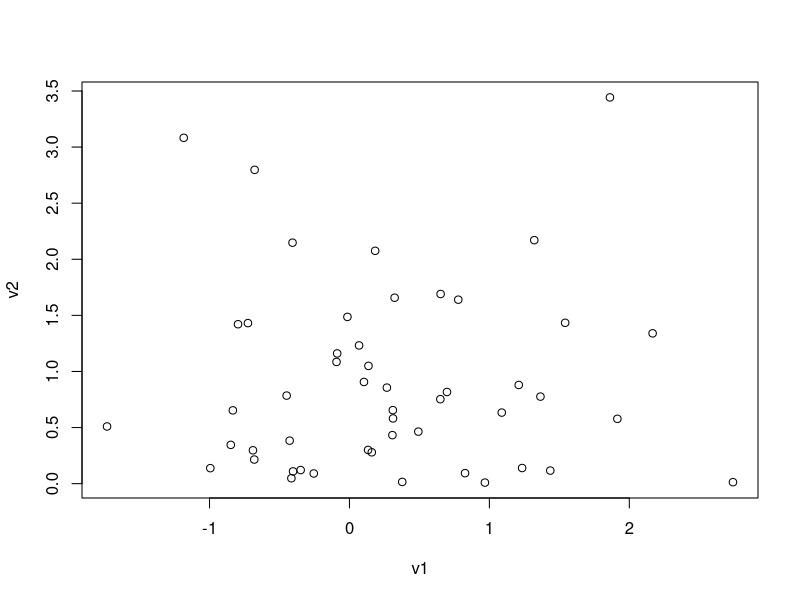
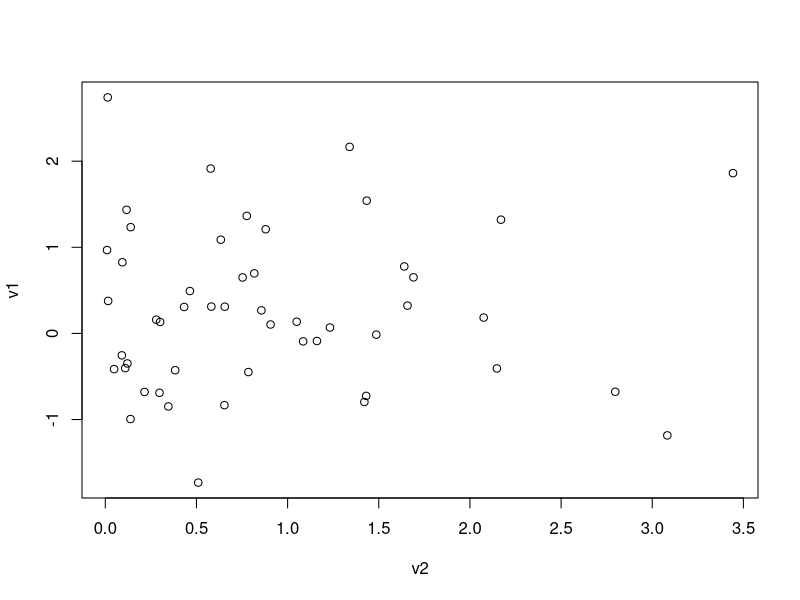
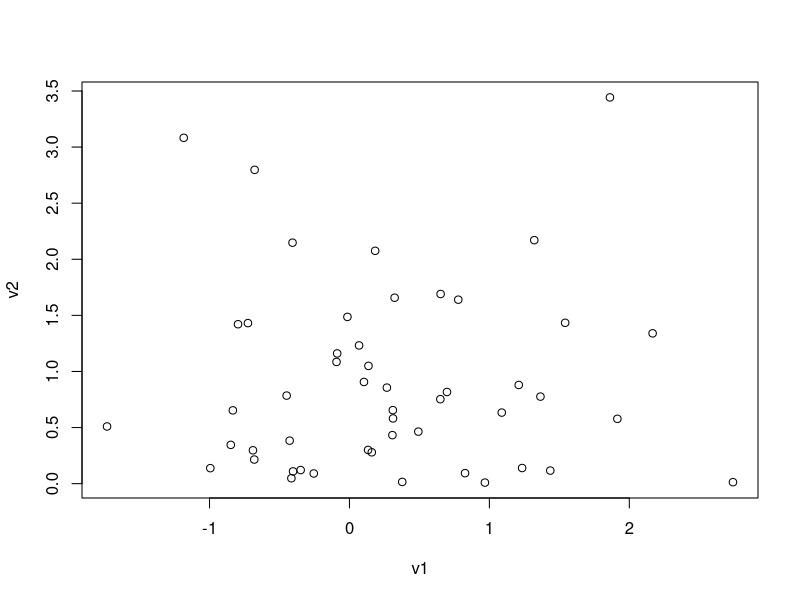
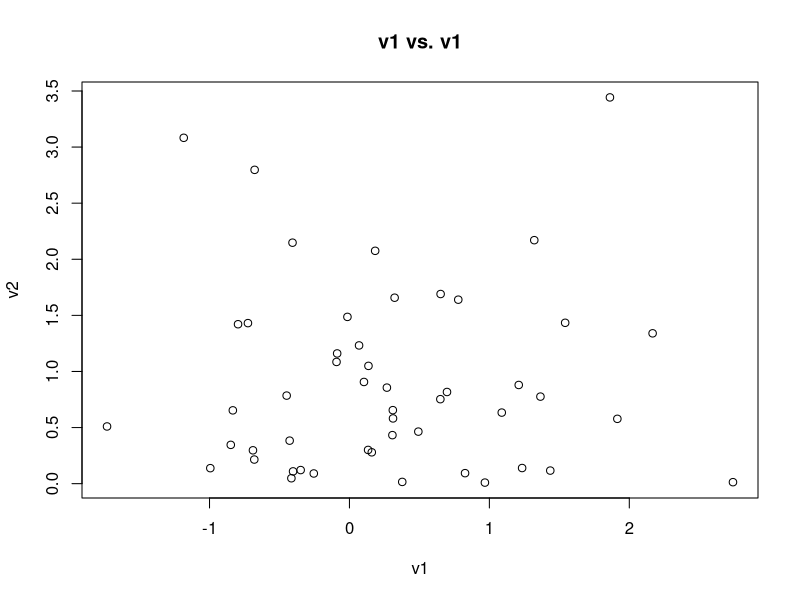
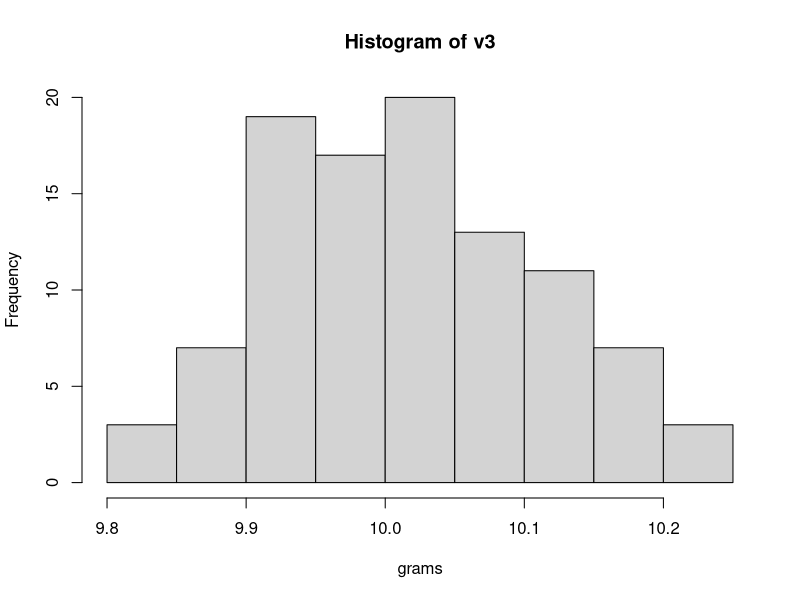

Reproduce these figures in R, in order. (Note: this script raises an error after producing the figures.)
## This is not very interesting
## draw from 2 distributions
## number of draws (samples)
nn <- 50
v1 <- rnorm(50)
v2 <- rexp(50)
plot(v1,v2)
plot(v2,v1)
plot(v1,v2)
plot(v1,v2,main = "v1 vs. v1")
v3 <-rnorm(100, mean=10, sd = 0.1)
hist(v3,xlab = "grams")

speeds <- read.table ('car-speeds.csv', sep = ',', header = TRUE)

subset(speeds, State =='Utah'& Color=='White')

moments <-function(vec){
  mm <-mean (vec)
  ll <-sd(vec)
  ret <- data.frame(mean=mm, sd=ll)
  return(ret)
}

#To marginalize by color
speed_summary <- ddply(
  speeds, c('Color','State'), function(df){
  moments(df$Speed)
})

##next step
#Summarize by just color, 
#then add n =length(vec) to moments function

moments2 <-function(vec){
  mm <-mean (vec)
  ll <-sd(vec)
  ret <- data.frame(n=length(vec),mean=mm, sd=ll)
  return(ret)
}

speed_summary2 <- ddply(
  speeds, c('Color'), function(df){  #marginalize by colors in the speeds structure
    moments2(df$Speed)  #df: dataframe -->creates a new table, showing the mean, sd and number of cars (comes from the moments 2 function)
  })


library(lattice)
summary(speeds)

histogram(~Speed|State,speeds)
histogram(~Speed|State*Color,speeds)


install.packages('latticeExtra')

library('latticeExtra')
useOuterStrips(
  densityplot(~Speed|State*Color, speeds)
)



## Use ldply to make a data.frame
## that has 10 drws of rnorm each
## for mean = 1:10
## then use bwplot to plot results


meanDraws <-function(mean2){
  v4 <- rnorm(10, mean = mean2)
  ret <- data.frame(mean = mean2, v4)
  return(ret)
}

summary2 <- ldply(1:10, meanDraws)
  
bwplot(~v4|mean, summary2) ## plot of the mean draws
